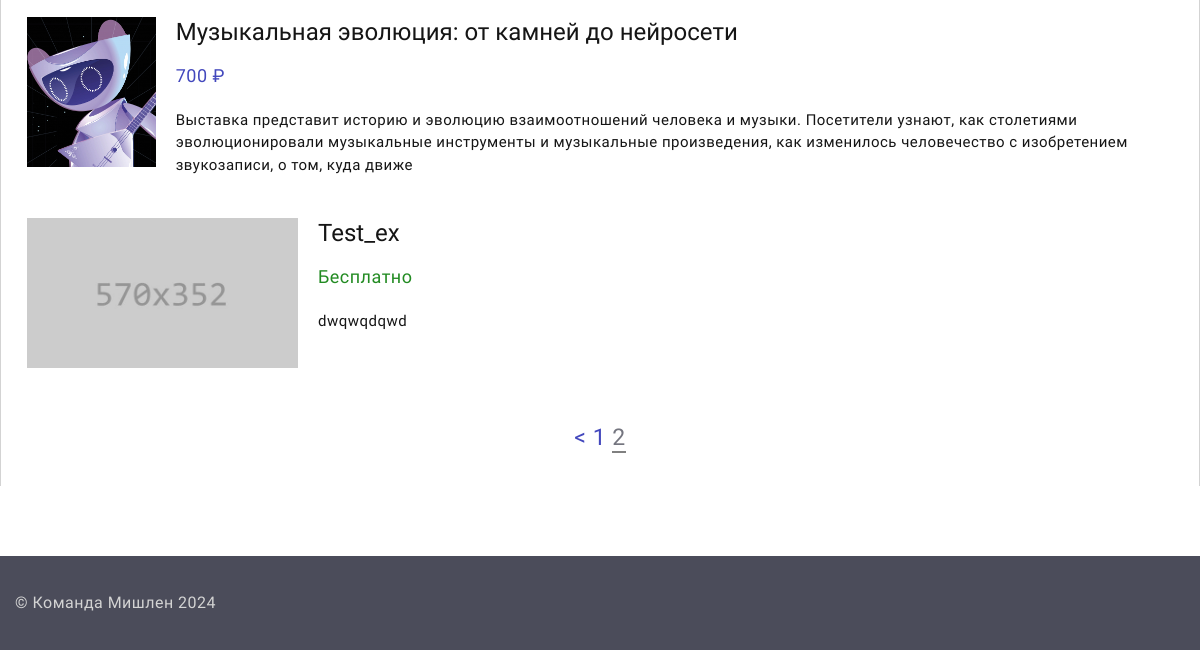
Page /user_events?page=2 (signed in, lower part) on the earlier database version.
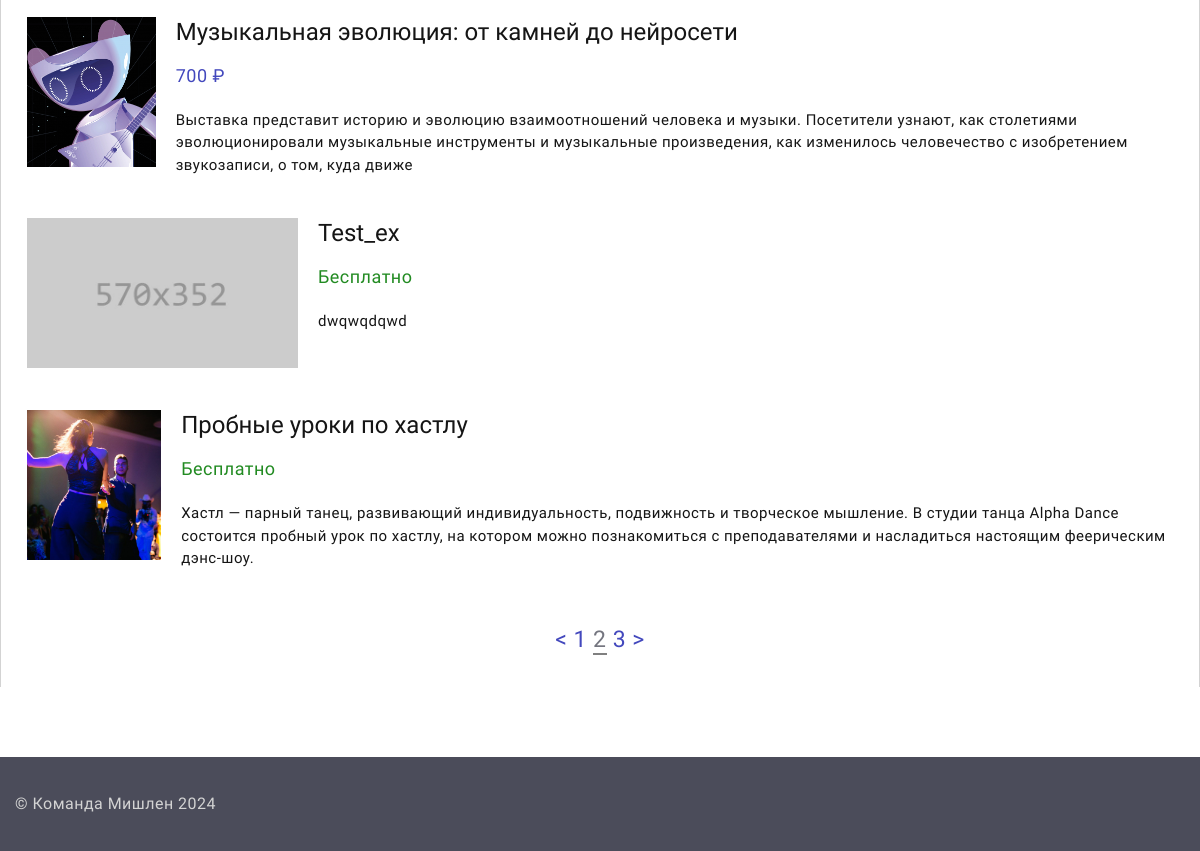
Same page on the later database version.
### dosug/models.py (models this page shows, shortened)
class Event(models.Model):
    id = models.IntegerField(primary_key=True)
    title = models.CharField(max_length=30, null=False)
    type = models.CharField(max_length=20)
    image = models.ImageField(default="default.jpg")
    tiny_description = models.CharField(max_length=250)
    description = models.CharField(max_length=1400)
    link = models.CharField(max_length=30)
    address = models.CharField(max_length=60)
    price = models.IntegerField(default=0)
    phone = models.CharField(max_length=30)
    coordinates = models.CharField(max_length=100)
    views = models.IntegerField(default=0)
    author = models.IntegerField(default=0)
    created_at = models.DateTimeField(default=datetime.now, blank=True)
    likes = models.IntegerField(default=0)
    bookmarks = models.IntegerField(default=0)

### dosug/views.py (the view)
# urls.py: path('user_events', views.user_events),
def user_events(request):
    if not request.user.is_authenticated:
        messages.warning(request, "Невозможно получить доступ к этой странице")
        return redirect('/')
    if request.user.is_superuser:
        events = Event.objects.all()
    else:
        events = Event.objects.filter(author=request.user.id)
    query = request.GET.get('search_query')
    max_price = request.GET.get('max_price')
    min_price = request.GET.get('min_price')
    if (max_price is None) or (min_price is None) or (max_price == '') or (min_price == ''):
        max_price = 10000
        min_price = 0
    events = events.filter(price__gte=min_price, price__lte=max_price)
    if query:
        events = [event for event in events if query.lower() in event.title.lower()]
    paginator = Paginator(events, 10)
    page_number = request.GET.get('page')
    try:
        events = paginator.page(page_number)
    except PageNotAnInteger:
        events = paginator.page(1)
    except EmptyPage:
        events = paginator.page(paginator.num_pages)
    return render(request, 'dosug/user_events.html', {'events': events,
                                                      'query': query,
                                                      'max_price': max_price,
                                                      'min_price': min_price})

### templates/dosug/user_events.html (shortened to what this page needs)
{% extends "dosug/layout.html" %}
{% block content %}
<html lang="en">
<head>
</head>
<body>
<div class="page">
    <br><br><br><br>
 <section class="section novi-background section-md text-center">
        <div class="container" style="border-left: 1px solid lightgray; border-right: 1px solid lightgray; padding: 30px;">
    <div id="content-container">
          <div class="row row-lg-50 row-35 offset-top-2" style="display: flex; flex-direction: column;">
              {% for event in events|slice:":10" %}
              <div class="user_events_cont wow-outer" style="max-width: 100%; margin-bottom: 20px;">
<article class="post-modern" style="display: flex; align-items: flex-start; position: relative;">
    <a class="post-modern-media" href="/event/{{ event.id }}"><img src="/static/images/event_pics/{{ event.image }}" alt="" style="width: 271px; height: 150px; object-fit: cover;"/></a>
    <div style="margin-left: 20px; flex-grow: 1;">
        <h4 class="post-modern-title"><a class="post-modern-title" href="/event/{{ event.id }}">{{ event.title }}</a></h4>
                <ul class="post-modern-meta">
                  <li>
                      {%if event.price == 0%}
                      <a style="color: forestgreen">Бесплатно</a>
                    {% else %}
                      <a style="color: #4348bd">{{event.price}} ₽</a>
                    {% endif %}
                    </li>
                </ul>
        <p class="description" style="word-wrap: break-word;">{{ event.tiny_description }}</p>
    </div>
</article>
            </div>
              {% endfor %}
          </div>
              <br><br><br>
<div class="swiper-pagination swiper-pagination-modern swiper-pagination-marked" style="margin: auto; font-size: 23px; font-weight: bolder">
    {% if events.has_previous %}
        <a href="?page={{ events.previous_page_number }}">&lt;</a>
    {% endif %}
    {% for i in events.paginator.page_range %}
        {% if events.number == i %}
            <a style="border-bottom: 2px solid gray">{{ i }}</a>
        {% else %}
            <a href="?page={{ i }}">{{ i }}</a>
        {% endif %}
    {% endfor %}
    {% if events.has_next %}
        <a href="?page={{ events.next_page_number }}">&gt;</a>
    {% endif %}
</div>
            </div>
</div>
 </section>
</div>
  </body>
</html>
{% endblock content %}

Differences in the rows shown:
added Event: image (picture), title "Пробные уроки по хастлу", price "Бесплатно", tiny_description "Хастл — парный танец, развивающий индивидуальность, подвижность и творческое мышление. В студии танца Alpha Dance состоится пробный урок по хастлу, на котором можно познакомиться с преподавателями и насладиться настоящим феерическим дэнс-шоу."
Other differences:
new list line: "3"
